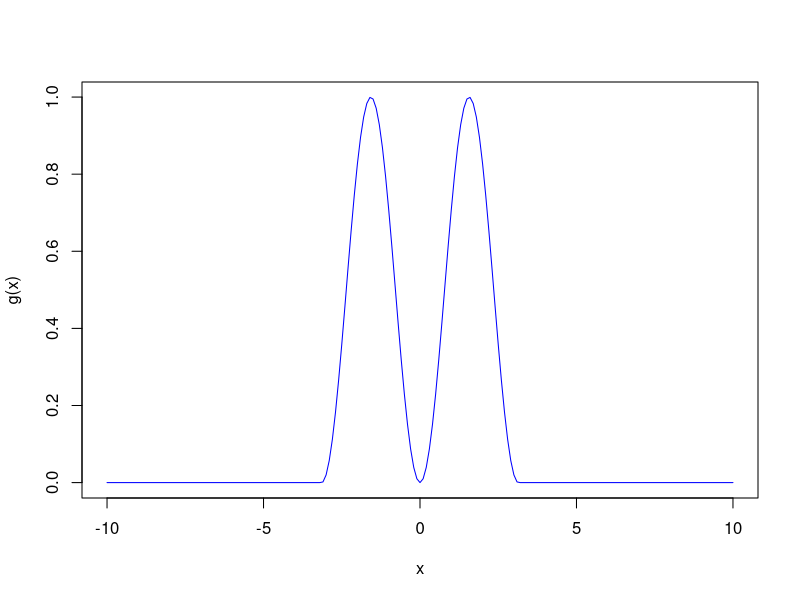
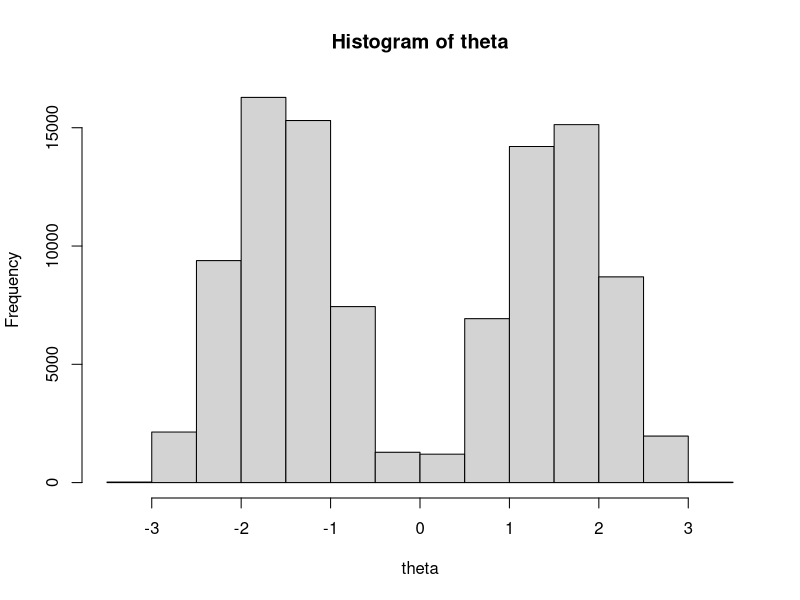

These charts were generated, in order, by the following R code:
g <- function(x) {
  ifelse(-pi < x & x < pi, (sin(x))^2, 0)
}
x <- seq(-10, 10, by=.1)
plot(x, g(x), type="l", col="blue")

# RANDOM WALK METROPOLIS
sigma <- 0.5
n_sim <- 100000
theta <- .5
i <- 1
while (i <= n_sim) {
  candidate <- rnorm(
    n = 1,
    mean = theta[i],
    sd = sigma
  )
  u <- runif(1)
  if (u <= g(candidate)/g(theta[i])) {
    theta[i + 1] <- candidate
    i <- i + 1
  }
}
hist(theta, breaks = 20)
